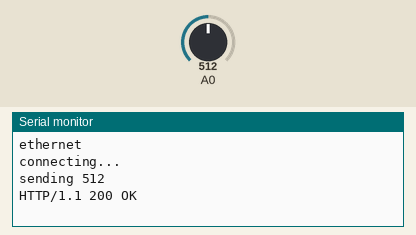
The sketch below on a simulated Arduino Uno, built with avr-gcc and run on an emulated ATmega328P. Parts: the last lines printed to the serial monitor. The inputs (shaded band) are chosen by the test bench; at power-on: A0 = 512. WiFi joins after 1.5 s; servers stay silent unless stated; uploads are accepted with an empty reply.

Above: at 3.7 s.
3.8 s: A0 set to 716
At 3.93 s:
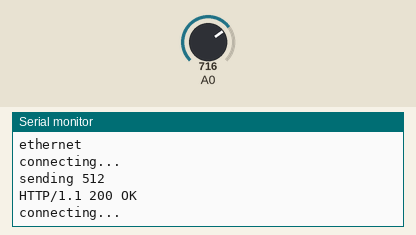
5.5 s: A0 set to 900
At 7.2 s:
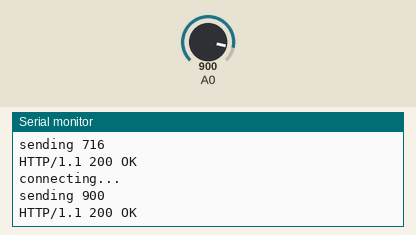
Timing chart, 0 to 8.7 s (numbered marks = the images above; inputs shaded):
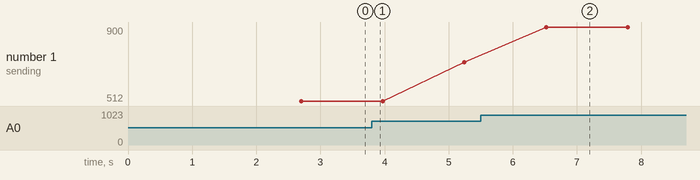

Measured:
- after the input at 5.5 s, the serial monitor: prints a new line after 1.0 s (image 2)
- plotted number 1: 512 → 716 after the input at 3.8 s, 716 → 900 after the input at 5.5 s

The sketch:

listoazure.ino
```cpp
/*
** This sample Arduino sketch uploads telemetry data to Azure Mobile Services
** See the full article here: http://hypernephelist.com/2014/07/11/arduino-uno-azure-mobile-services.html
**
** Thomas Conté @tomconte
*/

#include <SPI.h>
#include <Ethernet.h>

// Ethernet shield MAC address (sticker in the back)
byte mac[] = { 0xDE, 0xAD, 0xBE, 0xEF, 0xFE, 0xED };

// Azure Mobile Service address
// You can find this in your service dashboard
const char *server = "torniquetehackdf.azure-mobile.net";

// Azure Mobile Service table name
// The name of the table you created
const char *table_name = "Datos";

// Azure Mobile Service Application Key
// You can find this key in the 'Manage Keys' menu on the dashboard
const char *ams_key = "ZEUnyVFdMesHhWYtKpfZZGuQSqzApg42";

EthernetClient client;

char buffer[64];

/*
** Send an HTTP POST request to the Azure Mobile Service data API
*/

void send_request(int value)
{
  Serial.println("\nconnecting...");

  if (client.connect(server, 80)) {

    Serial.print("sending ");
    Serial.println(value);

    // POST URI
    sprintf(buffer, "POST /tables/%s HTTP/1.1", table_name);
    client.println(buffer);

    // Host header
    sprintf(buffer, "Host: %s", server);
    client.println(buffer);

    // Azure Mobile Services application key
    sprintf(buffer, "X-ZUMO-APPLICATION: %s", ams_key);
    client.println(buffer);

    // JSON content type
    client.println("Content-Type: application/json");

    // POST body
    sprintf(buffer, "{\"value\": %d}", value);

    // Content length
    client.print("Content-Length: ");
    client.println(strlen(buffer));

    // End of headers
    client.println();

    // Request body
    client.println(buffer);

  } else {
    Serial.println("connection failed");
  }
}

/*
** Wait for response
*/

void wait_response()
{
  while (!client.available()) {
    if (!client.connected()) {
      return;
    }
  }
}

/*
** Read the response and dump to serial
*/

void read_response()
{
  bool print = true;

  while (client.available()) {
    char c = client.read();
    // Print only until the first carriage return
    if (c == '\n')
      print = false;
    if (print)
      Serial.print(c);
  }
}

/*
** Close the connection
*/

void end_request()
{
  client.stop();
}

/*
** Arduino Setup
*/

void setup()
{
  Serial.begin(9600);
  while (!Serial) {
    ; // wait for serial port to connect.
  }

  Serial.println("ethernet");

  if (Ethernet.begin(mac) == 0) {
    Serial.println("ethernet failed");
    for (;;) ;
  }
  // give the Ethernet shield a second to initialize:
  delay(1000);
}

/*
** Arduino Loop
*/

void loop()
{
  int val = analogRead(A0);

  send_request(val);
  wait_response();
  read_response();
  end_request();

  delay(1000);
}
```
